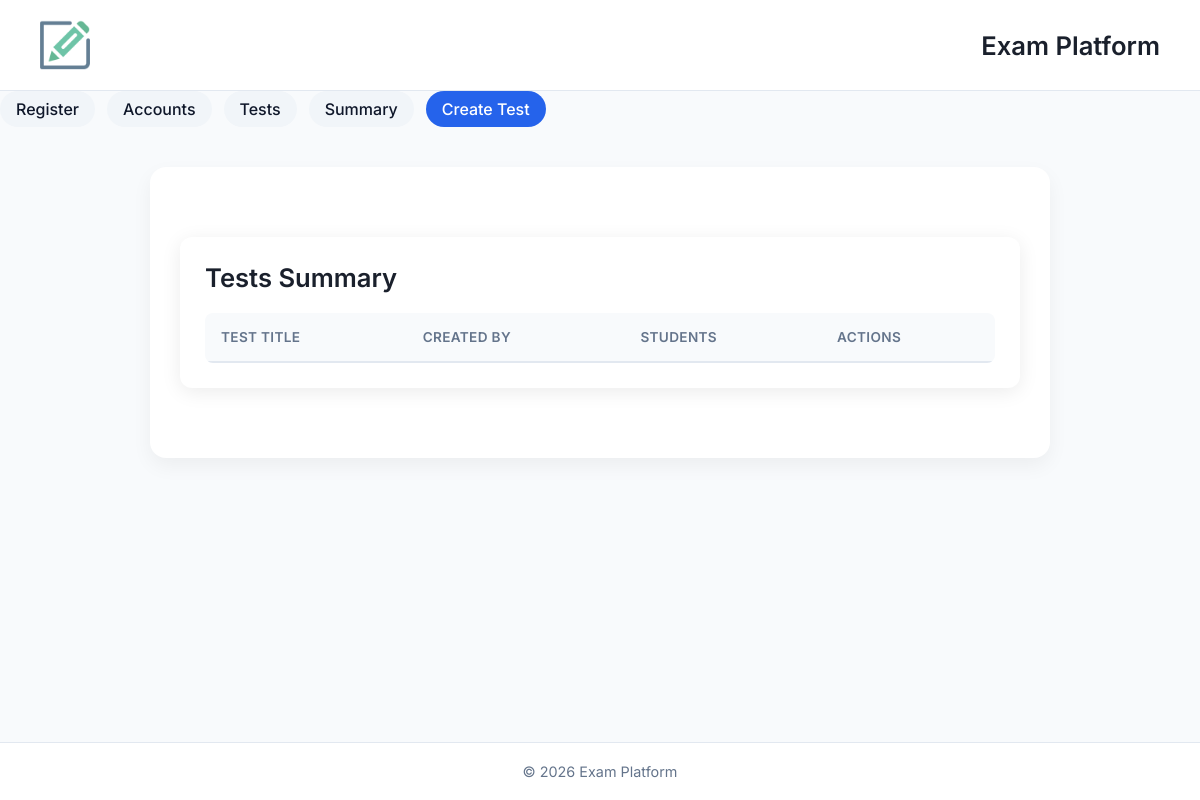
Before: /tests/summary with the older database file.
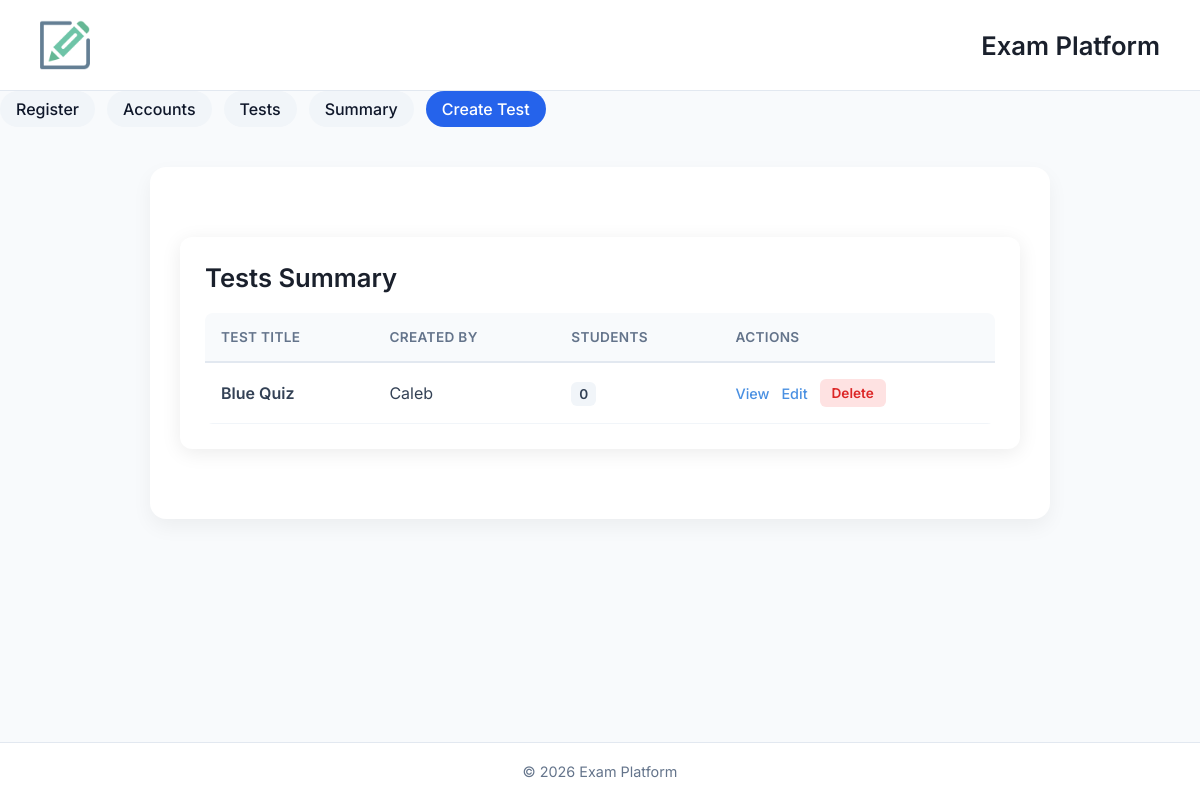
After: the same page with the newer database file.
### app/models/test.py (models this page shows)
class Test(db.Model):
    __tablename__ = "tests"
    id = db.Column(db.Integer, primary_key=True)
    title = db.Column(db.String(255))
    teacher_id = db.Column(db.Integer, db.ForeignKey("users.id"))
    is_timed = db.Column(db.Boolean, default=False)
    duration = db.Column(db.Integer, nullable=True)
    created_at = db.Column(db.DateTime, default=db.func.current_timestamp())
    teacher = db.relationship("User", back_populates="tests_created")
    questions = db.relationship("Question", back_populates="test", lazy=True)
    submissions = db.relationship("Submission", back_populates="test", lazy=True)

### app/models/user.py (models this page shows)
class User(db.Model):
    __tablename__ = "users"
    id = db.Column(db.Integer, primary_key=True)
    name = db.Column(db.String(100))
    email = db.Column(db.String(100))
    role = db.Column(db.Enum("student", "teacher"))
    created_at = db.Column(db.DateTime, default=db.func.current_timestamp())
    submissions = db.relationship("Submission", back_populates="student", foreign_keys="Submission.student_id")
    graded_submissions = db.relationship("Submission", back_populates="grader", foreign_keys="Submission.graded_by")
    tests_created = db.relationship("Test", back_populates="teacher")

### app/routes/routes.py (the view)
@bp.route("/tests/summary")
def tests_summary():
    tests = Test.query.all()
    tests_info = []
    for t in tests:
        student_count = Submission.query.filter_by(test_id=t.id).count()
        tests_info.append({
            "id": t.id,
            "title": t.title,
            "teacher": t.teacher.name if t.teacher else "N/A",
            "student_count": student_count
        })
    return render_template("tests_summary.html", tests=tests_info)

### app/templates/tests_summary.html (shortened to what this page needs)
{% extends "base.html" %}
{% block content %}
<div class="summary-card">
    <div class="table-header">
        <h1>Tests Summary</h1>
    </div>
    <table>
        <thead>
            <tr>
                <th>Test Title</th>
                <th>Created By</th>
                <th>Students</th>
                <th>Actions</th>
            </tr>
        </thead>
        <tbody>
            {% for test in tests %}
            <tr>
                <td style="font-weight: 600;">{{ test.title }}</td>
                <td>{{ test.teacher }}</td>
                <td><span class="count-badge">{{ test.student_count }}</span></td>
                <td>
                    <div class="actions">
                        <a href="/test/{{ test.id }}/summary" class="btn-link">View</a>
                        <a href="/test/{{ test.id }}/edit" class="btn-link">Edit</a>
                        <form method="POST" action="/test/{{ test.id }}/delete" style="margin:0;">
                            <button type="submit" class="btn-delete" onclick="return confirm('Are you sure?')">Delete</button>
                        </form>
                    </div>
                </td>
            </tr>
            {% endfor %}
        </tbody>
    </table>
</div>
{% endblock %}

Changed rows visible on the page:
added Test: title "Blue Quiz"
added User: teacher "Caleb"
Other visible differences:
new list line: "0 View Edit Delete"
